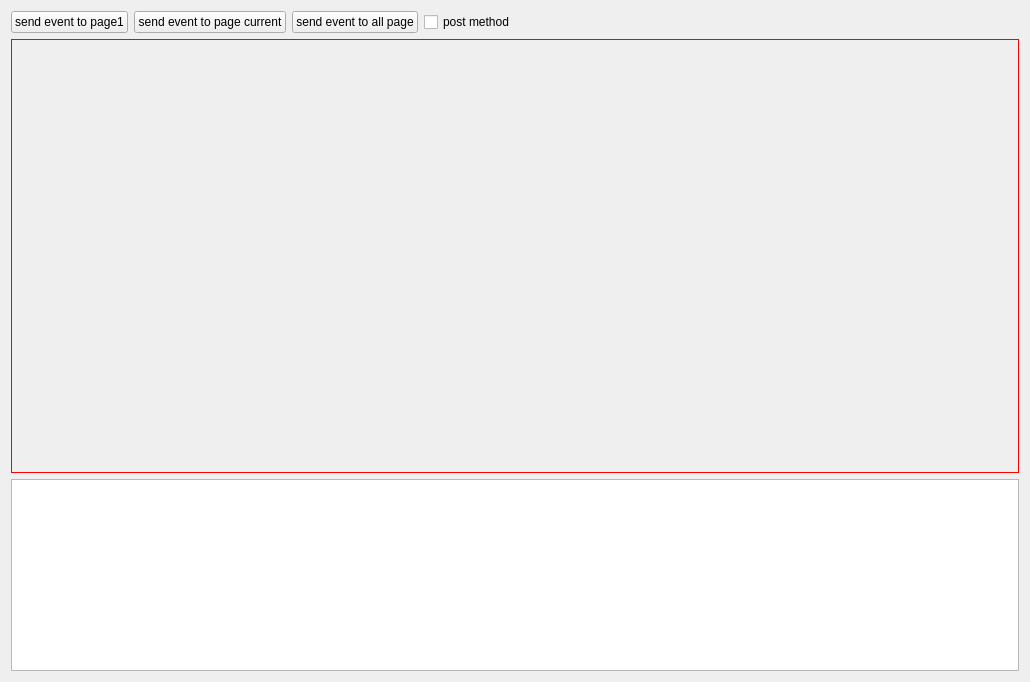
<?xml version="1.0" encoding="UTF-8"?>
<ui version="4.0">
 <class>QRouterClass</class>
 <widget class="QWidget" name="QRouterClass">
  <property name="geometry">
   <rect>
    <x>0</x>
    <y>0</y>
    <width>1030</width>
    <height>682</height>
   </rect>
  </property>
  <property name="windowTitle">
   <string>QRouter</string>
  </property>
  <layout class="QVBoxLayout" name="verticalLayout" stretch="0,1,0">
   <item>
    <layout class="QHBoxLayout" name="horizontalLayout">
     <item>
      <widget class="QPushButton" name="btn_send1">
       <property name="text">
        <string>send event to page1</string>
       </property>
      </widget>
     </item>
     <item>
      <widget class="QPushButton" name="btn_send_cur">
       <property name="text">
        <string>send event to page current</string>
       </property>
      </widget>
     </item>
     <item>
      <widget class="QPushButton" name="btn_send_all">
       <property name="text">
        <string>send event to all page</string>
       </property>
      </widget>
     </item>
     <item>
      <widget class="QCheckBox" name="send_by_post">
       <property name="text">
        <string>post method</string>
       </property>
      </widget>
     </item>
     <item>
      <spacer name="horizontalSpacer">
       <property name="orientation">
        <enum>Qt::Horizontal</enum>
       </property>
       <property name="sizeHint" stdset="0">
        <size>
         <width>40</width>
         <height>20</height>
        </size>
       </property>
      </spacer>
     </item>
    </layout>
   </item>
   <item>
    <widget class="QStackedWidget" name="stackedWidget">
     <property name="styleSheet">
      <string notr="true">QStackedWidget{border:1px solid red;}</string>
     </property>
    </widget>
   </item>
   <item>
    <widget class="QTextBrowser" name="log_view"/>
   </item>
  </layout>
 </widget>
 <layoutdefault spacing="6" margin="11"/>
 <resources>
  <include location="qrouter.qrc"/>
 </resources>
 <connections/>
</ui>
